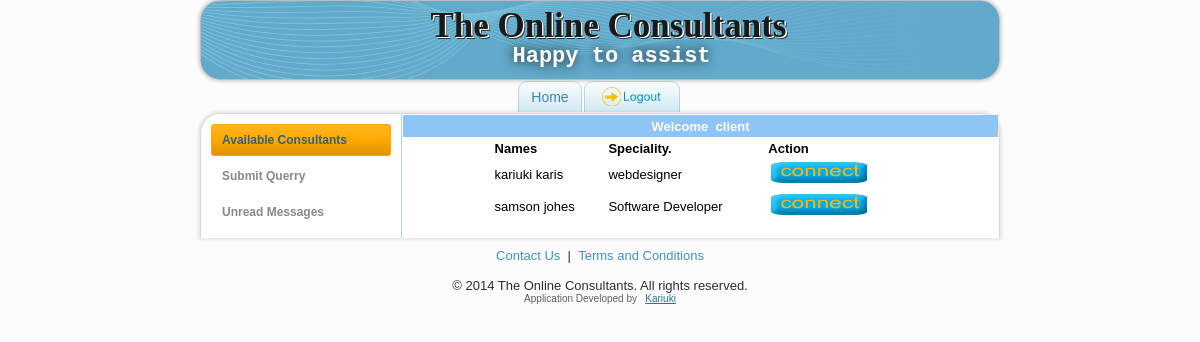
Screenshot of /consultants.php (signed in) with the database file from the repository.
### tables this page shows
CREATE TABLE IF NOT EXISTS `users` (
  `userid` int(11) NOT NULL AUTO_INCREMENT,
  `category` tinyint(2) NOT NULL,
  `username` varchar(20) NOT NULL,
  `password` text NOT NULL,
  `firstname` varchar(40) NOT NULL,
  `lastname` varchar(40) NOT NULL,
  `status` varchar(20) NOT NULL,
  `speciality` varchar(56) NOT NULL,
  PRIMARY KEY (`userid`)
);

### consultants.php (the view, shortened to what this page needs)
<!DOCTYPE html>
<html dir="ltr" lang="en-US"><head>
    <link rel="stylesheet" href="style.css" media="screen">
    <link rel="stylesheet" href="style.responsive.css" media="all">
</head>
<body>
<div id="main">
<?php include('incls/header.php') ?>
<nav class="nav clearfix">
    <ul class="hmenu"><li><a href="#" >Home</a></li><li><li><a href="log_out.php"><img src=images/quit_1.png></a></l</ul>
    </nav>
<div class="sheet clearfix">
            <div class="layout-wrapper clearfix">
                <div class="content-layout">
                    <div class="content-layout-row">
                    <div class="layout-cell sidebar1 clearfix">
					<div class="vmenublock clearfix">
                      <div class="vmenublockcontent">
                       <ul class="vmenu"><li><a href="#" class="active">Available Consultants </a></li><li><a href="#">Submit Querry </a></li><li><a href="client_received.php">Unread Messages</a></l</ul>
                      </div>
                    </div>
				   </div>
                <div align="center">
              <table width="100%" border="0" cellpadding="1" cellspacing="1">
                  <tr>
                        <td width="358" height="20" valign="middle" bgcolor="#8FC4F7">
                         <div align="center"><b><font color="#FFFFFF">Welcome &nbsp<?php echo $_SESSION['username'];?> </font></b></div>
                        </td>
                  </tr>
               </table>
             <?php
	 	 include("incls/connector.php");
	 $query="SELECT * FROM users WHERE category ='2' and status='active' and speciality<>'N/A'";
		  $resource=mysql_query($query,$conn);
		  echo "
		<table align=\"center\" border=\"0\" width=\"70%\">
		<tr>
		<td><b>Names</b></td> <td><b>Speciality.</b></td></td><td><b>Action</b></td></tr> ";
while($result=mysql_fetch_array($resource))
	{
	echo "<tr><td>".$result[4]."&nbsp".$result[5]."</td><td>".$result[7]."</td><td>
	<a href=\"messenger.php?userid=".$result[0]."\"><img border=\"0\" src=\"images/connect.png\"/></a>
	</td></tr>";
	} echo "</table>";
	 ?>
         </div>
                    </div>
                </div>
            </div>
    </div>
	<?php include("incls/footer.php") ?>
</div>
</body></html>

### rows the page displays
users: firstname "kariuki", lastname "karis", speciality "webdesigner"
users: firstname "samson", lastname "johes", speciality "Software Developer"

### other values shown
$_SESSION['username'] "client"
